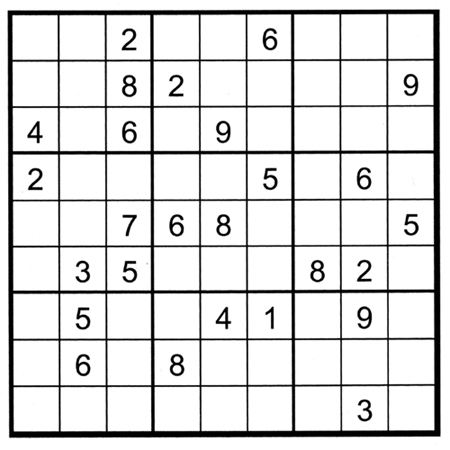
#> input picture python/opencv/sudoku/sudoku.jpg, 450 x 450 px
$ python sudoku.py
#> lines starting #> are read from the running program, lines starting #| are printed output that depends on the picture; after the words box and inside, x2 and y2 are one past the last pixel; in counts of white or black regions, pixels touching at a corner belong together
import cv2
import numpy as np
from matplotlib import pyplot as plt

#显示的行列，用于比较处理过程
row = 2
col = 2
#载入图片的地址
img_path = "./sudoku.jpg"

#载入原始图像
pic_orig = cv2.imread(img_path,-1)
#> pic_orig is the input picture: shape (450, 450, 3); min 0, max 255, mean 221.7
#将原始BGR图像转换为灰度图
pic_gray = cv2.cvtColor(pic_orig,cv2.COLOR_BGR2GRAY)
#模糊化，降低自适应阈值处理时的噪声,这里是高斯滤波函数
pic_blur = cv2.GaussianBlur(pic_gray,(5,5),0)
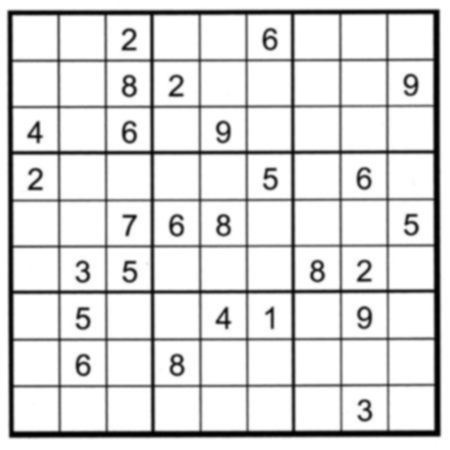
#> pic_blur: shape (450, 450); min 0, max 255, mean 221.7
#大津二值化算法来确定阈值
ret,pic_thre = cv2.threshold(pic_blur,0,255,cv2.THRESH_BINARY_INV+cv2.THRESH_OTSU)
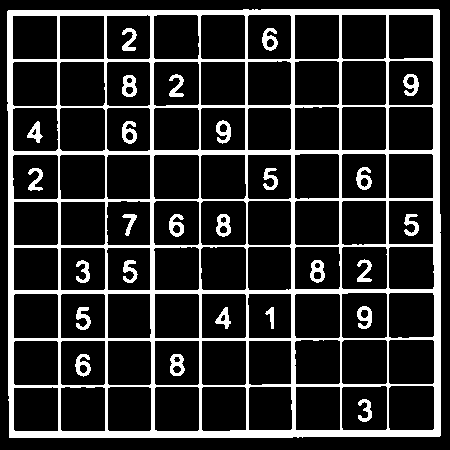
#> pic_thre: shape (450, 450); 17.6% white; 27 white regions
#> ret = 172
#膨胀来使轮廓更加明显
#kernel = np.ones((3,3),np.uint8)
#pic_eros = cv2.dilate(pic_thre,kernel,iterations = 1)
#进行轮廓操作
contours,hierarchy = cv2.findContours(pic_thre,cv2.RETR_TREE,cv2.CHAIN_APPROX_SIMPLE)
#> contours = 126 contours; largest, box (x1, y1, x2, y2) and area: (7, 9, 441, 438) 184362, (341, 292, 388, 339) 2102, (388, 292, 435, 339) 2076, (388, 339, 435, 385) 2062, (294, 293, 341, 339) 2061
#在窗口中绘制轮廓
cv2.drawContours(pic_orig,contours,1,(0,0,255),3)
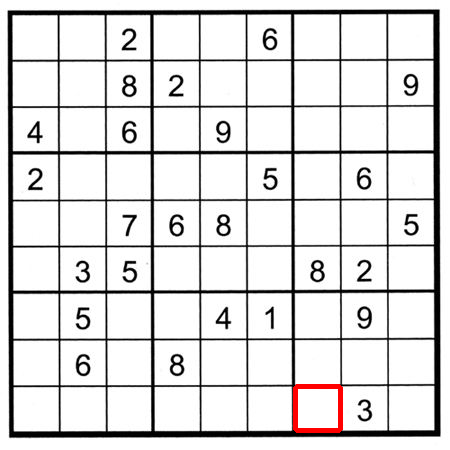
#> pic_orig: shape (450, 450, 3); 0.43% of pixels changed, all inside (x1, y1, x2, y2) = (293, 384, 343, 433)

print(len(contours))
#| 126

#输出图片
titles = ['pic_gray','pic_blur','pic_thre','pic_cont']
images = [pic_gray,pic_blur,pic_thre,pic_orig]
for i in range(row):
    for j in range(col):
        tmp = i*row+j
        if tmp >= len(titles):
            break;
        plt.subplot(row*100+col*10+tmp+1)
        plt.imshow(images[tmp],'gray')
        plt.xticks([])
        plt.yticks([]) # to hide tick values on X and Y axis
plt.show()
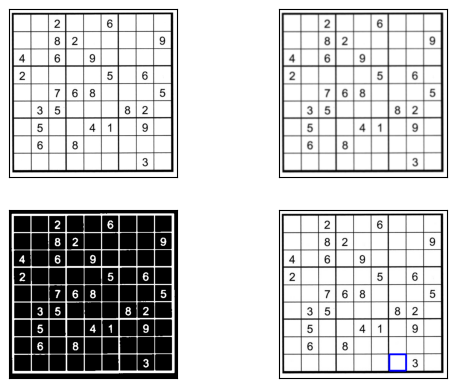
#> figure drawn by matplotlib, 4 panels; B, G, R data is drawn as R, G, B
